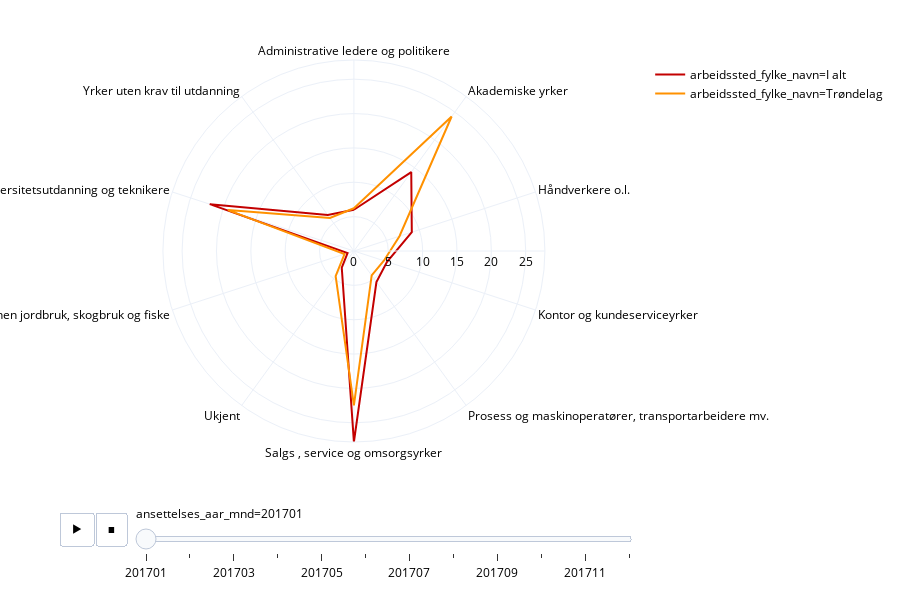

The notebook cell this image was saved under:
### Code cell
plotFylke('Trøndelag')

### Figure 1 — Plotly figure (JSON) as saved in the notebook; plotly's stock layout.template omitted (floating-point values rounded to 4 significant figures)
{"data": [{"hoverlabel": {"namelength": 0}, "hovertemplate": "arbeidssted_fylke_navn=I alt<br>ansettelses_aar_mnd=201701<br>andel_fylke=%{r}<br>yrkesfelt_navn=%{theta}", "legendgroup": "arbeidssted_fylke_navn=I alt", "line": {"color": "#C30000", "dash": "solid"}, "mode": "lines", "name": "arbeidssted_fylke_navn=I alt", "r": [6.0, 14.2, 8.86, 5.069, 5.574, 27.8, 3.007, 0.9696, 22.06, 6.471, 6.0], "showlegend": true, "subplot": "polar", "theta": ["Administrative ledere og politikere", "Akademiske yrker", "Håndverkere o.l.", "Kontor og kundeserviceyrker", "Prosess og maskinoperatører, transportarbeidere mv.", "Salgs , service og omsorgsyrker", "Ukjent", "Yrker innen jordbruk, skogbruk og fiske", "Yrker med kortere høyskole og universitetsutdanning og teknikere", "Yrker uten krav til utdanning", "Administrative ledere og politikere"], "type": "scatterpolar"}, {"hoverlabel": {"namelength": 0}, "hovertemplate": "arbeidssted_fylke_navn=Trøndelag<br>ansettelses_aar_mnd=201701<br>andel_fylke=%{r}<br>yrkesfelt_navn=%{theta}", "legendgroup": "arbeidssted_fylke_navn=Trøndelag", "line": {"color": "#FF9100", "dash": "solid"}, "mode": "lines", "name": "arbeidssted_fylke_navn=Trøndelag", "r": [6.217, 24.2, 6.971, 4.582, 4.401, 22.48, 4.522, 1.439, 19.26, 5.933, 6.217], "showlegend": true, "subplot": "polar", "theta": ["Administrative ledere og politikere", "Akademiske yrker", "Håndverkere o.l.", "Kontor og kundeserviceyrker", "Prosess og maskinoperatører, transportarbeidere mv.", "Salgs , service og omsorgsyrker", "Ukjent", "Yrker innen jordbruk, skogbruk og fiske", "Yrker med kortere høyskole og universitetsutdanning og teknikere", "Yrker uten krav til utdanning", "Administrative ledere og politikere"], "type": "scatterpolar"}], "layout": {"height": 600, "legend": {"tracegroupgap": 0}, "margin": {"t": 60}, "polar": {"angularaxis": {"direction": "clockwise", "rotation": 90}, "domain": {"x": [0, 0.98], "y": [0, 1]}}, "sliders": [{"active": 0, "currentvalue": {"prefix": "ansettelses_aar_mnd="}, "len": 0.9, "pad": {"b": 10, "t": 60}, "steps": [{"args": [["201701"], {"frame": {"duration": 0, "redraw": true}, "fromcurrent": true, "mode": "immediate", "transition": {"duration": 0, "easing": "linear"}}], "label": "201701", "method": "animate"}, {"args": [["201702"], {"frame": {"duration": 0, "redraw": true}, "fromcurrent": true, "mode": "immediate", "transition": {"duration": 0, "easing": "linear"}}], "label": "201702", "method": "animate"}, {"args": [["201703"], {"frame": {"duration": 0, "redraw": true}, "fromcurrent": true, "mode": "immediate", "transition": {"duration": 0, "easing": "linear"}}], "label": "201703", "method": "animate"}, {"args": [["201704"], {"frame": {"duration": 0, "redraw": true}, "fromcurrent": true, "mode": "immediate", "transition": {"duration": 0, "easing": "linear"}}], "label": "201704", "method": "animate"}, {"args": [["201705"], {"frame": {"duration": 0, "redraw": true}, "fromcurrent": true, "mode": "immediate", "transition": {"duration": 0, "easing": "linear"}}], "label": "201705", "method": "animate"}, {"args": [["201706"], {"frame": {"duration": 0, "redraw": true}, "fromcurrent": true, "mode": "immediate", "transition": {"duration": 0, "easing": "linear"}}], "label": "201706", "method": "animate"}, {"args": [["201707"], {"frame": {"duration": 0, "redraw": true}, "fromcurrent": true, "mode": "immediate", "transition": {"duration": 0, "easing": "linear"}}], "label": "201707", "method": "animate"}, {"args": [["201708"], {"frame": {"duration": 0, "redraw": true}, "fromcurrent": true, "mode": "immediate", "transition": {"duration": 0, "easing": "linear"}}], "label": "201708", "method": "animate"}, {"args": [["201709"], {"frame": {"duration": 0, "redraw": true}, "fromcurrent": true, "mode": "immediate", "transition": {"duration": 0, "easing": "linear"}}], "label": "201709", "method": "animate"}, {"args": [["201710"], {"frame": {"duration": 0, "redraw": true}, "fromcurrent": true, "mode": "immediate", "transition": {"duration": 0, "easing": "linear"}}], "label": "201710", "method": "animate"}, {"args": [["201711"], {"frame": {"duration": 0, "redraw": true}, "fromcurrent": true, "mode": "immediate", "transition": {"duration": 0, "easing": "linear"}}], "label": "201711", "method": "animate"}, {"args": [["201712"], {"frame": {"duration": 0, "redraw": true}, "fromcurrent": true, "mode": "immediate", "transition": {"duration": 0, "easing": "linear"}}], "label": "201712", "method": "animate"}], "x": 0.1, "xanchor": "left", "y": 0, "yanchor": "top"}], "updatemenus": [{"buttons": [{"args": [null, {"frame": {"duration": 500, "redraw": true}, "fromcurrent": true, "mode": "immediate", "transition": {"duration": 500, "easing": "linear"}}], "label": "&#9654;", "method": "animate"}, {"args": [[null], {"frame": {"duration": 0, "redraw": true}, "fromcurrent": true, "mode": "immediate", "transition": {"duration": 0, "easing": "linear"}}], "label": "&#9724;", "method": "animate"}], "direction": "left", "pad": {"r": 10, "t": 70}, "showactive": false, "type": "buttons", "x": 0.1, "xanchor": "right", "y": 0, "yanchor": "top"}]}}
